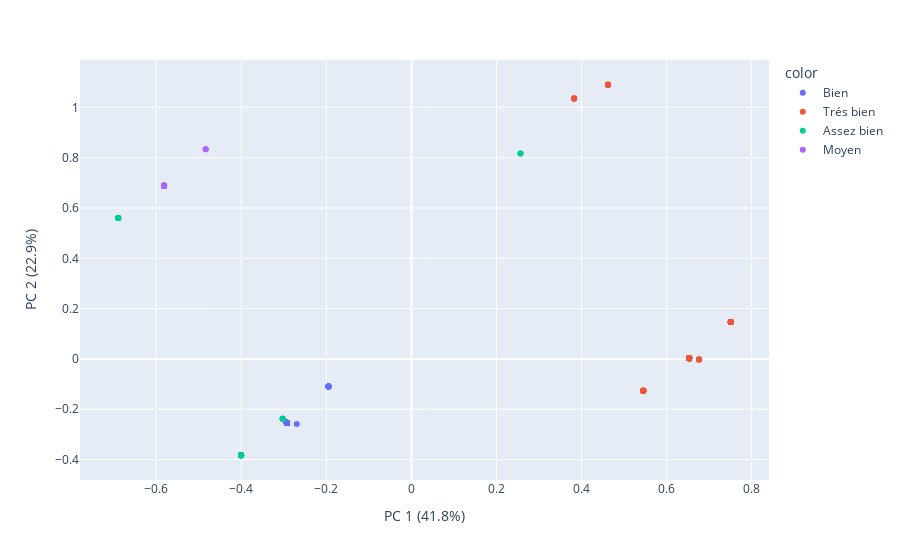

This figure's notebook cell:
### Markdown cell above
### *ACP* 

Nous pouvons maintenant passer à l'ACP pour voir les groupes d'individus (établissements) existants et voir si l'affectation est bien faite ou pas.

### Code cell
pca_maint = PCA(n_components=2)

components_maint = pca_maint.fit_transform(df_maintenance.drop(columns=['cluster']))

labels = {
    str(i): f"PC {i+1} ({var:.1f}%)"
    for i, var in enumerate(pca_maint.explained_variance_ratio_ * 100)
}

fig = px.scatter(components_maint, x=0, y=1, color=df_maintenance['cluster'], labels=labels)
fig.show()

### Figure 1 — Plotly figure (JSON) as saved in the notebook; plotly's stock layout.template omitted (floating-point values rounded to 4 significant figures; data arrays with more than 128 entries replaced by an {"elided": "..."} marker saying what was removed)
{"data": [{"hovertemplate": "color=Bien<br>PC 1 (41.8%)=%{x}<br>PC 2 (22.9%)=%{y}<extra></extra>", "legendgroup": "Bien", "marker": {"color": "#636efa", "symbol": "circle"}, "mode": "markers", "name": "Bien", "orientation": "v", "showlegend": true, "type": "scatter", "x": {"elided": "179 float values"}, "xaxis": "x", "y": {"elided": "179 float values"}, "yaxis": "y"}, {"hovertemplate": "color=Trés bien<br>PC 1 (41.8%)=%{x}<br>PC 2 (22.9%)=%{y}<extra></extra>", "legendgroup": "Trés bien", "marker": {"color": "#EF553B", "symbol": "circle"}, "mode": "markers", "name": "Trés bien", "orientation": "v", "showlegend": true, "type": "scatter", "x": {"elided": "154 float values"}, "xaxis": "x", "y": {"elided": "154 float values"}, "yaxis": "y"}, {"hovertemplate": "color=Assez bien<br>PC 1 (41.8%)=%{x}<br>PC 2 (22.9%)=%{y}<extra></extra>", "legendgroup": "Assez bien", "marker": {"color": "#00cc96", "symbol": "circle"}, "mode": "markers", "name": "Assez bien", "orientation": "v", "showlegend": true, "type": "scatter", "x": [-0.4007, -0.3028, -0.6895, 0.2564, -0.3028, -0.4007, -0.4007, 0.2564, -0.6895, -0.4007, -0.4007, -0.4007, -0.4007, -0.4007, -0.6895, -0.4007, -0.4007, -0.4007, -0.6895, -0.6895, -0.4007, -0.4007, -0.4007, -0.4007, -0.4007, -0.4007, -0.6895, -0.3028, -0.4007, -0.4007, -0.4007, -0.6895, -0.4007, -0.4007, -0.4007, -0.4007, -0.4007, -0.4007, -0.4007, -0.4007, -0.3028], "xaxis": "x", "y": [-0.3827, -0.2381, 0.5599, 0.8164, -0.2381, -0.3827, -0.3827, 0.8164, 0.5599, -0.3827, -0.3827, -0.3827, -0.3827, -0.3827, 0.5599, -0.3827, -0.3827, -0.3827, 0.5599, 0.5599, -0.3827, -0.3827, -0.3827, -0.3827, -0.3827, -0.3827, 0.5599, -0.2381, -0.3827, -0.3827, -0.3827, 0.5599, -0.3827, -0.3827, -0.3827, -0.3827, -0.3827, -0.3827, -0.3827, -0.3827, -0.2381], "yaxis": "y"}, {"hovertemplate": "color=Moyen<br>PC 1 (41.8%)=%{x}<br>PC 2 (22.9%)=%{y}<extra></extra>", "legendgroup": "Moyen", "marker": {"color": "#ab63fa", "symbol": "circle"}, "mode": "markers", "name": "Moyen", "orientation": "v", "showlegend": true, "type": "scatter", "x": [-0.5817, -0.5817, -0.5817, -0.5817, -0.5817, -0.5817, -0.5817, -0.5817, -0.5817, -0.4838, -0.5817, -0.5817, -0.5817, -0.5817, -0.5817, -0.5817, -0.5817, -0.5817, -0.5817, -0.5817, -0.5817, -0.5817, -0.5817, -0.5817, -0.5817, -0.5817, -0.5817, -0.5817, -0.5817, -0.5817, -0.5817, -0.5817, -0.4838, -0.5817, -0.5817, -0.5817, -0.5817, -0.5817, -0.5817, -0.5817, -0.5817, -0.5817, -0.5817, -0.5817, -0.5817, -0.5817, -0.5817, -0.5817, -0.5817, -0.5817, -0.5817, -0.5817, -0.5817], "xaxis": "x", "y": [0.6886, 0.6886, 0.6886, 0.6886, 0.6886, 0.6886, 0.6886, 0.6886, 0.6886, 0.8332, 0.6886, 0.6886, 0.6886, 0.6886, 0.6886, 0.6886, 0.6886, 0.6886, 0.6886, 0.6886, 0.6886, 0.6886, 0.6886, 0.6886, 0.6886, 0.6886, 0.6886, 0.6886, 0.6886, 0.6886, 0.6886, 0.6886, 0.8332, 0.6886, 0.6886, 0.6886, 0.6886, 0.6886, 0.6886, 0.6886, 0.6886, 0.6886, 0.6886, 0.6886, 0.6886, 0.6886, 0.6886, 0.6886, 0.6886, 0.6886, 0.6886, 0.6886, 0.6886], "yaxis": "y"}], "layout": {"legend": {"title": {"text": "color"}, "tracegroupgap": 0}, "margin": {"t": 60}, "xaxis": {"anchor": "y", "domain": [0, 1], "title": {"text": "PC 1 (41.8%)"}}, "yaxis": {"anchor": "x", "domain": [0, 1], "title": {"text": "PC 2 (22.9%)"}}}}
